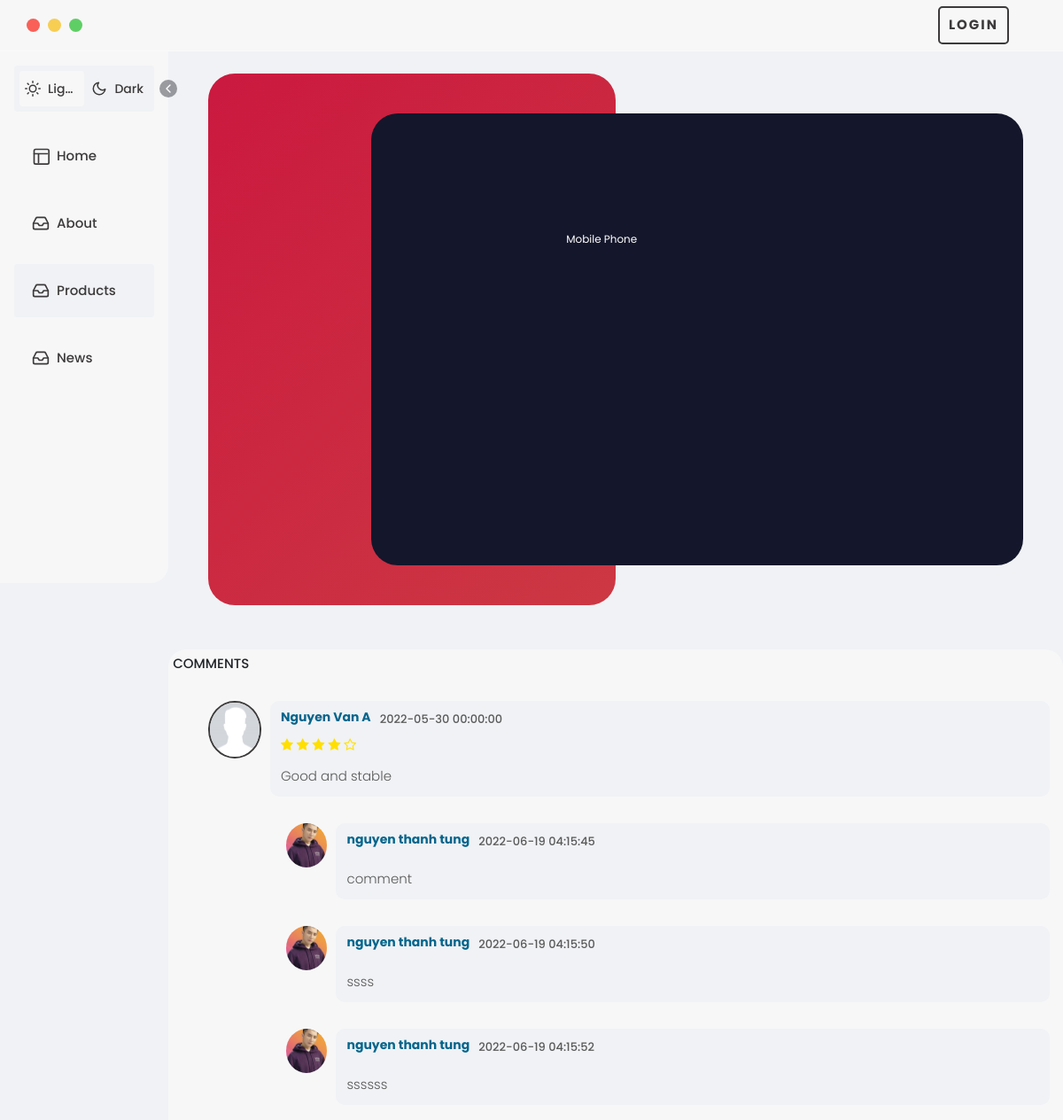
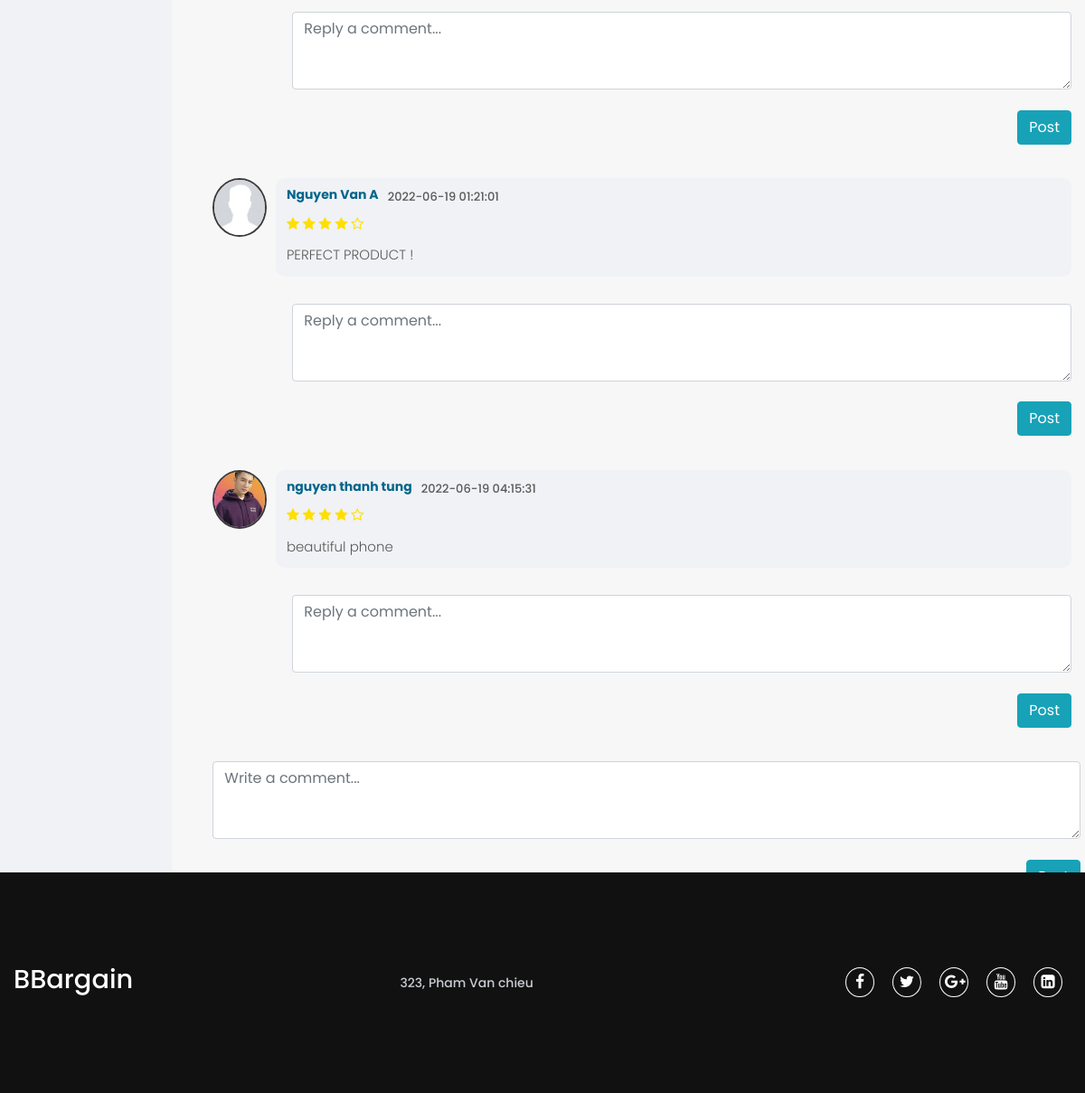
Page /main/product/info/1 on the committed database (2 pictures, top to bottom).
### tables this page shows
CREATE TABLE `comment` (
  `id` int(11) NOT NULL,
  `date` datetime DEFAULT NULL,
  `block` tinyint(1) DEFAULT NULL,
  `content` varchar(10000) DEFAULT NULL,
  `news_id` int(11) DEFAULT NULL,
  `product_id` int(11) DEFAULT NULL,
  `user_id` int(11) DEFAULT NULL,
  `parent_comment` int(11) DEFAULT NULL
);

CREATE TABLE `user` (
  `id` int(11) NOT NULL,
  `email` varchar(255) DEFAULT NULL,
  `img` varchar(255) DEFAULT 'public/uploads/user/client.jpg',
  `name` varchar(255) DEFAULT NULL,
  `age` int(11) DEFAULT NULL,
  `location` varchar(255) DEFAULT NULL,
  `phone` varchar(10) DEFAULT NULL,
  `password` varchar(255) DEFAULT NULL
);

CREATE TABLE `company` (
  `id` int(11) NOT NULL,
  `name` varchar(255) DEFAULT NULL,
  `address` varchar(1000) DEFAULT NULL
);

### controllers/main/product.php (called while the page is built, shortened)
<?php
    class product {
        function info($id){
            $product_by_id = product_db::get_product_id($id);
            $comment = comment_db::get_comment_product($id);
            $arr = array();
            while($result = $comment -> fetch_assoc()){
                $arr_comment = array(
                    "comment_out" => $result,
                    "reply" => comment_db::get_reply_comment_product($result['id'])
                );
                array_push($arr, $arr_comment);
            }
            $data = array("all" => $arr, "info_product" => $product_by_id->fetch_assoc());
            render("product", "info", $data);
        }
    }
?>

### app.php (called while the page is built, shortened)
<?php
    class app {
        protected $page = "main";
        protected $controller = "home";
        protected $action = "index";
        function __construct() {
            $arr = $this -> url_split();
            if(isset($arr[0])) {
                if(file_exists("controllers/" . $arr[0] . "/")) {
                    $this -> page = $arr[0];
                } else {
                    $this -> page = "error";
                }
                unset($arr[0]);
            }
            if(isset($arr[1])) {
                if(file_exists("controllers/" . ($this -> page) . "/" . $arr[1] . ".php")) {
                    $this -> controller = $arr[1];
                } else {
                    $this -> controller = "error_page";
                }
                unset($arr[1]);
            }
            if(isset($arr[2])){
                if(method_exists( $this->controller , $arr[2])) {
                    $this -> action = $arr[2];
                }
                else {
                    $this -> page = "error";
                    $this -> controller = "error_page";
                    $this -> action = "error";
                    require_once "controllers/" . ($this -> page) . "/" . ($this -> controller) . ".php";
                }
                unset($arr[2]);
            }
            else {
                if($this -> page == "error" || $this -> controller == "error_page") {
                    $this -> action = "error";
                }
                unset($arr[2]);
            }
            $this -> params = (!empty($arr)) ? array_values($arr) :  [];
            $object = new $this->controller;
            call_user_func_array([$object, $this -> action],$this -> params);
        }
        function url_split(){
            if( isset($_GET["url"]) ){
                return explode("/", trim($_GET["url"], "/"));
            }
        }
    }
?>

### index.php (called while the page is built, shortened)
<?php
    require_once 'app.php';
    $myapp = new app();
?>

### models/product.php (called while the page is built, shortened)
<?php
    class product_db {
        static function get_product_id($id) {
            $db = getConnection();
            $result = $db->query("SELECT * FROM product WHERE id = $id");
            return $result;
        }
    }
?>

### models/comment.php (called while the page is built, shortened)
<?php
    class comment_db {
        static function get_comment_product($id)
        {
            $db = getConnection();
            $result = $db->query("SELECT
            comment.id AS id,
            comment.date AS date,
            comment.block AS block,
            comment.content AS content,
            comment.product_id AS product_id,
            comment.user_id AS user_id,
            product.name AS name_product,
            user.name AS name,
            user.img AS img,
            comment.parent_comment AS parent_comment
            FROM comment, user, product WHERE product_id = product.id AND user_id = user.id AND product_id = $id AND parent_comment IS NULL ORDER BY date");
            return $result;
        }
        static function get_reply_comment_product($id) {
            $db = getConnection();
            $result = $db->query("SELECT
            comment.id AS id,
            comment.date AS date,
            comment.block AS block,
            comment.content AS content,
            comment.product_id AS product_id,
            comment.user_id AS user_id,
            product.name AS name_product,
            user.name AS name,
            user.img AS img,
            comment.parent_comment AS parent_comment
            FROM comment, user, product WHERE product_id = product.id AND user_id = user.id AND parent_comment = $id");
            return $result;
        }
    }

### models/company.php (called while the page is built, shortened)
<?php
    class company_db {
        static function getAll()
        {
            $db = getConnection();
            $result = $db->query("SELECT * FROM company");
            return $result;
        }
    }

### views/main/product/info.php (the view, shortened to what this page needs)
<!DOCTYPE html>
<html lang="en">
<head>
    <link rel='stylesheet' href='https://cdnjs.cloudflare.com/ajax/libs/twitter-bootstrap/4.1.3/css/bootstrap.min.css'>
    <link rel="stylesheet" href="https://cdnjs.cloudflare.com/ajax/libs/normalize/5.0.0/normalize.min.css" />
    <link rel="stylesheet" href="https://cdnjs.cloudflare.com/ajax/libs/Swiper/4.3.5/css/swiper.min.css" />
    <link rel="stylesheet" href="/checkass_Web/public/css/style.css" />
    <link rel="stylesheet" href="/checkass_Web/public/css/grid.css" />
    <link rel="stylesheet" href="/checkass_Web/public/css/responsive.css" />
    <link rel="stylesheet" href="https://stackpath.bootstrapcdn.com/font-awesome/4.7.0/css/font-awesome.min.css">
</head>
<body class="light-mode">
    <?php require_once 'views/main/layout.php'; ?>
    <div style="overflow: auto;"class="content-wrapper">
                    <div class="header-wrapper">
                        <div class="content">
                            <div class="product-img-slider">
                            </div>
                            <div class="product-slider">
                                <div class="product-slider__wrp swiper-wrapper">
                                    <div class="product-slider__item swiper-slide" data-target="img3">
                                        <div class="product-slider__card">
                                            <div class="product-slider__content">
                                                <h1 class="product-slider__title">
                                                <?php echo $info_product['name']?> <br />
                                                <h3 class="small"><?php if($info_product['category_id'] == 1){ echo "Mobile Phone";} else { echo "laptop";}?></h3>
                                                </h1>
                                            </div>
                                        </div>
                                    </div>
                                </div>
                            </div>
                        </div>
                    </div>
                    <div class="comments-container">
                        <p style=" margin-bottom: 8px;">COMMENTS</p>
                        <ul id="comments-list" class="comments-list">
                    <?php
                        foreach($all as $value) {
                            echo '
                                <li>
                                    <div class="comment-main-level">
                                        <div class="comment-avatar"><img class="profile-img" src="' . '/' . 'checkass_Web' . '/' . $value['comment_out']['img'] . '"' .'alt=""></div>
                                        <div class="comment-box">
                                            <div class="comment-head">
                                                <h6 class="comment-name by-author"><a>' . $value['comment_out']['name'] . '</a></h6>
                                                <span>' . $value['comment_out']['date'] . '</span>';
                                            echo '
                                            </div>
                                            <div class="star-rating">
                                                <i class="fa fa-star checked"></i>
                                                <i class="fa fa-star checked"></i>
                                                <i class="fa fa-star checked"></i>
                                                <i class="fa fa-star checked"></i>
                                                <i class="fa fa-star-o not-checked"></i>
                                            </div>
                                            <div class="comment-content">
                                            ' . $value['comment_out']['content'] . '
                                            </div>
                                        </div>
                                    </div>
                                    <ul class="comments-list reply-list">';
                                    while($reply = $value['reply'] -> fetch_assoc()) {
                                        echo '
                                        <li>
                                            <div class="comment-avatar"><img src="' . '/' . 'checkass_Web' . '/' . $reply['img'] . '"' .'alt=""></div>
                                            <div class="comment-box">
                                                <div class="comment-head">
                                                    <h6 class="comment-name"><a>' . $reply['name'] . '</a></h6>
                                                    <span>' . $reply['date'] . '</span>';
                                                echo '
                                                </div>
                                                <div class="comment-content">
                                                    ' . $reply['content'] . '
                                               </div>
                                            </div>
                                        </li>';
                                    }
                            echo '
                                        <div id="reply_p_' . $value['comment_out']['id']. '"' .' class = "reply_box">
                                            <textarea id="content_p_' . $value['comment_out']['id']. '"' . ' class="form-control" placeholder="Reply a comment..." rows="3"></textarea>
                                            <br>
                                            <button type="button" class="btn btn-info pull-right reply-btn" data-pid='. $info_product['id'] . ' data-uid=';
                                                if(isset($_SESSION['id'])){ echo $_SESSION['id'];} else {echo -1;};
                                                echo ' data-parent_comment= ' . $value['comment_out']['id'] . ' data-user_name = "';
                                                if(isset($_SESSION['name'])){ echo $_SESSION['name'];} else {echo 'none';}
                                                echo '"' . ' data-user_img = "';
                                                if(isset($_SESSION['img'])){ echo $_SESSION['img'];} else {echo 'none';}
                                                echo '"' . '>Post</button>
                                        </div>
                                    </ul>
                                </li><br>';
                        }
                    ?>
                            <div id="write-p" class="write-box">
                                <textarea id="content_p_write" class="form-control" placeholder="Write a comment..." rows="3"></textarea>
                                <br>
                                <button id = "btn-write" type="button" class="btn btn-info pull-right"
                                data-pid="<?php echo $info_product['id'];?>"
                                data-uid="<?php if(isset($_SESSION['id'])){ echo $_SESSION['id'];} else {echo -1;};?>"
                                data-user_name="<?php if(isset($_SESSION['name'])){ echo $_SESSION['name'];} else {echo 'none';};?>"
                                data-user_img="<?php if(isset($_SESSION['img'])){ echo $_SESSION['img'];} else {echo 'none';};?>"
                                >Post</button>
                            </div>
                        </ul>
                    </div>
            </div>
        </div>
        <?php      include_once('views/main/footer.php');   ?>
</body>
</html>

### views/main/footer.php
<footer>
   <div class="footer-content">
      <?php
         require_once 'models/company.php';
         $company = company_db::getAll()->fetch_assoc();
      ?>
      <h3><?php echo $company['name']?></h3>
      <p><?php echo $company['address'];?></p>
      <ul class="socials">
         <li><a href="#"><i class="fa fa-facebook"></i></a></li>
         <li><a href="#"><i class="fa fa-twitter"></i></a></li>
         <li><a href="#"><i class="fa fa-google-plus"></i></a></li>
         <li><a href="#"><i class="fa fa-youtube"></i></a></li>
         <li><a href="#"><i class="fa fa-linkedin-square"></i></a></li>
       </ul>
   </div>
</footer>

### rows in the picture
comment: user.img (picture), user.name "Nguyen Van A", date "2022-05-30 00:00:00", content "Good and stable", id "Reply a comment..."
comment: user.img (picture), user.name "nguyen thanh tung", date "2022-06-19 04:15:45", content "comment"
comment: user.img (picture), user.name "nguyen thanh tung", date "2022-06-19 04:15:50", content "ssss"
comment: user.img (picture), user.name "nguyen thanh tung", date "2022-06-19 04:15:52", content "ssssss"
comment: user.img (picture), user.name "Nguyen Van A", date "2022-06-19 01:21:01", content "PERFECT PRODUCT !", id "Reply a comment..."
comment: user.img (picture), user.name "nguyen thanh tung", date "2022-06-19 04:15:31", content "beautiful phone", id "Reply a comment..."
company: name "BBargain", address "323, Pham Van chieu"
